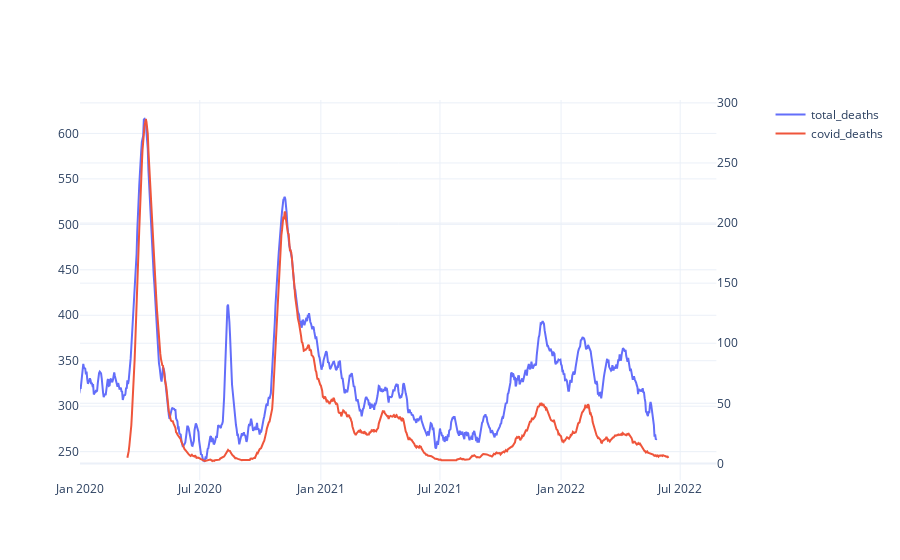

The notebook cell this image was saved under:
### Code cell
def correlation():
    
    # Create figure with secondary y-axis
    fig = make_subplots(specs=[[{"secondary_y": True}]])

    # Add traces
    fig.add_trace(
        go.Scatter(x=x_tot, y=y_tot, name="total_deaths"),
        secondary_y=False,
    )

    fig.add_trace(
        go.Scatter(x=x_covid, y = y_covid, name="covid_deaths"),
        secondary_y=True,
    )
    
    

    fig.update_layout(template="plotly_white")

    fig.update_layout(xaxis_range=['2020-01-01', datetime.today().strftime('%Y-%m-%d')])

    #fig.update_layout(yaxis=dict(range=[0, 620]))
    return fig

correlation().show()

### Figure 1 — Plotly figure (JSON) as saved in the notebook; plotly's stock layout.template omitted (floating-point values rounded to 4 significant figures; data arrays with more than 128 entries replaced by an {"elided": "..."} marker saying what was removed)
{"data": [{"name": "total_deaths", "type": "scatter", "x": {"elided": "2706 str values"}, "xaxis": "x", "y": {"elided": "2706 float values"}, "yaxis": "y"}, {"name": "covid_deaths", "type": "scatter", "x": {"elided": "822 str values"}, "xaxis": "x", "y": {"elided": "822 float values"}, "yaxis": "y2"}], "layout": {"xaxis": {"anchor": "y", "domain": [0, 0.94], "range": ["2020-01-01", "2022-08-25"]}, "yaxis": {"anchor": "x", "domain": [0, 1]}, "yaxis2": {"anchor": "x", "overlaying": "y", "side": "right"}}}
